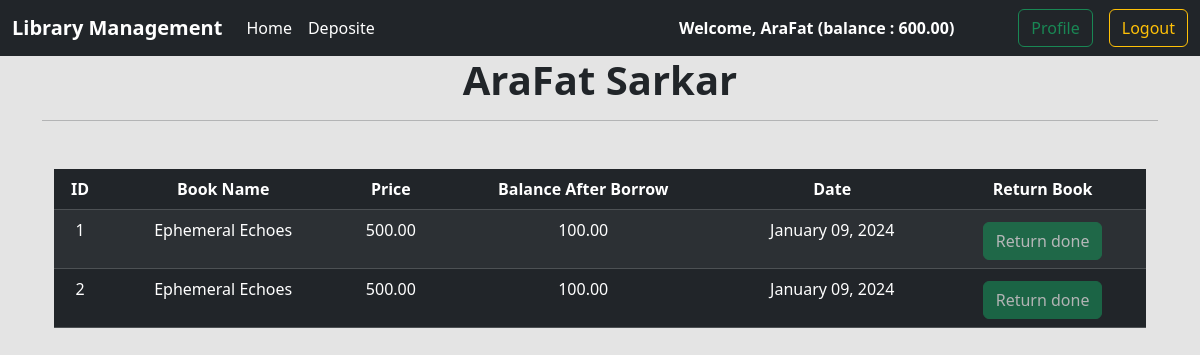
Page /book/profile/ (signed in) on the committed database.
### accounts/models.py (models this page shows)
class UserAccount(models.Model):
    user = models.OneToOneField(User,related_name='account', on_delete=models.CASCADE)
    initial_deposite_date = models.DateField(auto_now_add=True)
    balance = models.DecimalField(default=0, max_digits=12, decimal_places=2)
    def __str__(self):
        return str(self.user.id)

### book/models.py (models this page shows, shortened)
class BorrowedBook(models.Model):
    book = models.ForeignKey(Book, on_delete=models.CASCADE)
    account = models.ForeignKey(UserAccount,  on_delete = models.CASCADE)
    borrowing_date = models.DateTimeField(auto_now_add=True)
    balance_after_borrow = models.DecimalField(decimal_places=2, max_digits = 12, null= True, blank= True)
    returned = models.BooleanField(default=False)
    timestamp = models.DateTimeField(auto_now_add=True, null= True, blank= True)

class Book (models.Model):
    categories = models.ManyToManyField(Category)
    image = models.ImageField(upload_to='book/media/')
    title = models.CharField(max_length=100)
    description = models.TextField()
    borrow_price = models.DecimalField(max_digits=10, decimal_places=2)

### book/views.py (the view)
# urls.py: path('profile/', views.profileView, name='profile'),
def profileView (request):
    user_profile, created = Profile.objects.get_or_create(account=request.user.account)
    print(user_profile)
    data = user_profile.borrowed_book.all()
    return render(request, 'profile.html', {'data': data})

### book/models.py (called while the page is built)
    def __str__(self):
        return f"Profile: {self.account}"

### book/templates/profile.html (shortened to what this page needs)
{% extends 'base.html' %}
{% load static %}
{% block content %}
<div class="container text-center"> <h1> <b>{{user.first_name}} {{user.last_name}}</b></h1> <hr>
{% if data %}
<div class= "container mt-5">
    <table class="table table-dark table-striped">
        <thead>
          <tr>
            <th scope="col">ID</th>
            <th scope="col">Book Name</th>
            <th scope="col">Price</th>
            <th scope="col">Balance After Borrow</th>
            <th scope="col">Date</th>
            <th scope="col">Return Book</th>
          </tr>
        </thead>
        <tbody>
        {% for i in data %}
          <tr>
            <td>{{i.id}}</td>
            <td>{{i.book.title }} </td>
            <td>{{i.book.borrow_price}}</td>
            <td>{{i.balance_after_borrow}}</td>
            <td>{{ i.timestamp|date:"F d, Y " }}</td>
            {% if i.returned %}
                <td><button class="btn btn-success mt-1" disabled>Return done</button></td>
            {% else %}
                <td>
                    <a href="{% url 'returned' i.id %}" class="btn btn-warning mt-1">Return?</a>
                </td>
            {% endif %}
          </tr>
        {% endfor %}
        </tbody>
      </table>
</div>
{% endif %}
{% endblock %}

### templates/base.html (shortened to what this page needs)
<!doctype html>
<html lang="en">
  <head>
    <link href="https://cdn.jsdelivr.net/npm/bootstrap@5.3.2/dist/css/bootstrap.min.css" rel="stylesheet">
  </head>
  <body style="background-color : #e4e4e4">
    <nav class="navbar navbar-expand-lg bg-dark">
        <div class="container-fluid">
          <a class="navbar-brand text-lg text-white fw-bolder" href="#">Library Management</a>
          <div class="collapse navbar-collapse" id="navbarSupportedContent">
            <ul class="navbar-nav me-auto mb-2 mb-lg-0">
              <li class="nav-item">
                <a class="nav-link active text-white" aria-current="page" href="{% url 'home' %}">Home</a>
              </li>
              {% if request.user.is_authenticated %}
              <li class="nav-item">
                <a class="nav-link active text-white fw-medium" aria-current="page" href="{% url 'deposit' %}">Deposite</a>
              </li>
              {% endif %}
            </ul>
            <form class="d-flex gap-3" role="search">
                {% if request.user.is_authenticated %}
                <div class="text-white my-auto px-5 fw-bolder">Welcome, {{ request.user.first_name }} (balance : {{request.user.account.balance}}) </div>
                    <a href="{% url 'profile' %}" class="btn btn-outline-success">Profile</a>
                    <a href="{% url 'logout' %}" class="btn btn-outline-warning">Logout</a>
                {% else %}
                    <a href="{% url 'register' %}" class="btn btn-outline-success">Register</a>
                    <a href="{% url 'login' %}" class="btn btn-outline-success">Login</a>
                {% endif  %}
            </form>
          </div>
        </div>
      </nav>
    {% block content %} {% endblock %}
  </body>
</html>

### rows in the picture
BorrowedBook: id "1", book "Ephemeral Echoes", book.borrow_price "500.00", balance_after_borrow "100.00", timestamp "January 09, 2024", returned "Return done"
BorrowedBook: id "2", book "Ephemeral Echoes", book.borrow_price "500.00", balance_after_borrow "100.00", timestamp "January 09, 2024", returned "Return done"

### other values in the picture
{{ request.user.first_name }} "AraFat"
{{ request.user.account.balance }} "600.00"
{{ user.first_name }} "AraFat"
{{ user.last_name }} "Sarkar"
